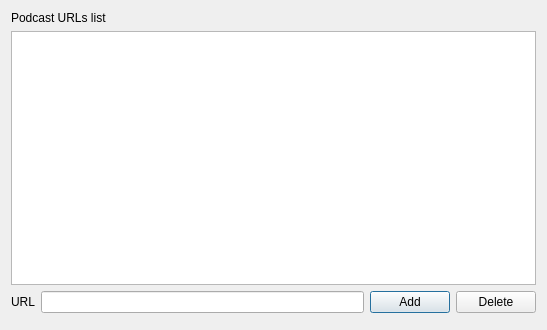
<ui version="4.0" >
 <class>PodcastConfiguration</class>
 <widget class="QDialog" name="PodcastConfiguration" >
  <property name="geometry" >
   <rect>
    <x>0</x>
    <y>0</y>
    <width>547</width>
    <height>330</height>
   </rect>
  </property>
  <property name="windowTitle" >
   <string>Dialog</string>
  </property>
  <layout class="QGridLayout" >
   <item row="0" column="0" colspan="2" >
    <widget class="QLabel" name="label" >
     <property name="text" >
      <string>Podcast URLs list</string>
     </property>
    </widget>
   </item>
   <item row="1" column="0" colspan="4" >
    <widget class="QListWidget" name="podcastList" >
     <property name="dragEnabled" >
      <bool>true</bool>
     </property>
     <property name="dragDropMode" >
      <enum>QAbstractItemView::InternalMove</enum>
     </property>
     <property name="alternatingRowColors" >
      <bool>true</bool>
     </property>
    </widget>
   </item>
   <item row="2" column="0" >
    <widget class="QLabel" name="label2" >
     <property name="text" >
      <string>URL</string>
     </property>
    </widget>
   </item>
   <item row="2" column="1" >
    <widget class="QLineEdit" name="podcastURL" />
   </item>
   <item row="2" column="2" >
    <widget class="QPushButton" name="podcastAdd" >
     <property name="text" >
      <string>Add</string>
     </property>
     <property name="icon" >
      <iconset resource="../vlc.qrc" >:/menu/ic_fluent_play_filled.svg</iconset>
     </property>
    </widget>
   </item>
   <item row="2" column="3" >
    <widget class="QPushButton" name="podcastDelete" >
     <property name="text" >
      <string>Delete</string>
     </property>
     <property name="icon" >
      <iconset resource="../vlc.qrc" >:/menu/clear.svg</iconset>
     </property>
    </widget>
   </item>
   <item row="3" column="2" colspan="2" >
    <widget class="QDialogButtonBox" name="okCancel" >
     <property name="standardButtons" >
      <set>QDialogButtonBox::NoButton</set>
     </property>
    </widget>
   </item>
  </layout>
 </widget>
 <resources>
  <include location="../vlc.qrc" />
 </resources>
 <connections>
  <connection>
   <sender>okCancel</sender>
   <signal>accepted()</signal>
   <receiver>PodcastConfiguration</receiver>
   <slot>accept()</slot>
   <hints>
    <hint type="sourcelabel" >
     <x>445</x>
     <y>304</y>
    </hint>
    <hint type="destinationlabel" >
     <x>273</x>
     <y>164</y>
    </hint>
   </hints>
  </connection>
  <connection>
   <sender>okCancel</sender>
   <signal>rejected()</signal>
   <receiver>PodcastConfiguration</receiver>
   <slot>reject()</slot>
   <hints>
    <hint type="sourcelabel" >
     <x>445</x>
     <y>304</y>
    </hint>
    <hint type="destinationlabel" >
     <x>273</x>
     <y>164</y>
    </hint>
   </hints>
  </connection>
 </connections>
</ui>
